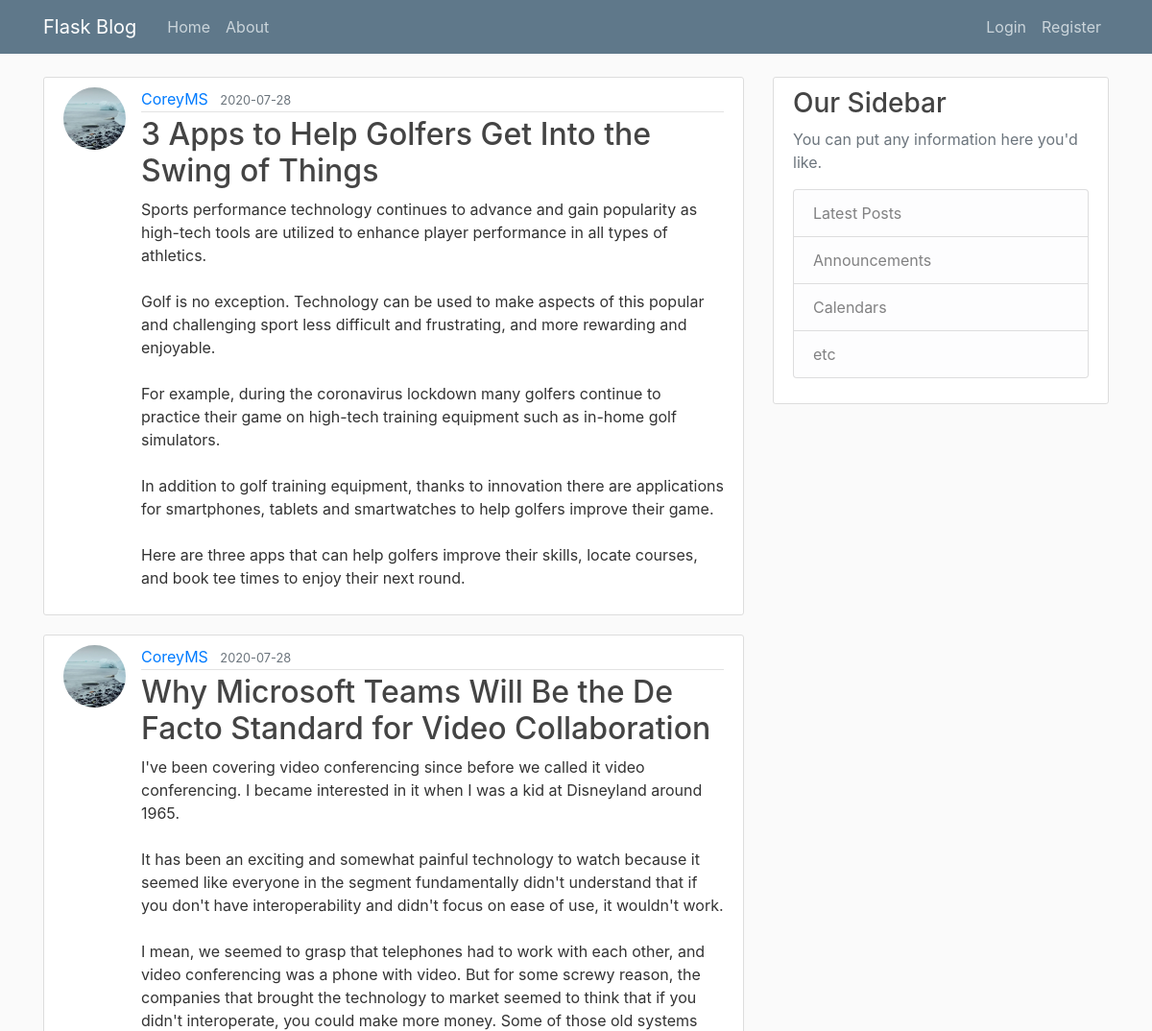
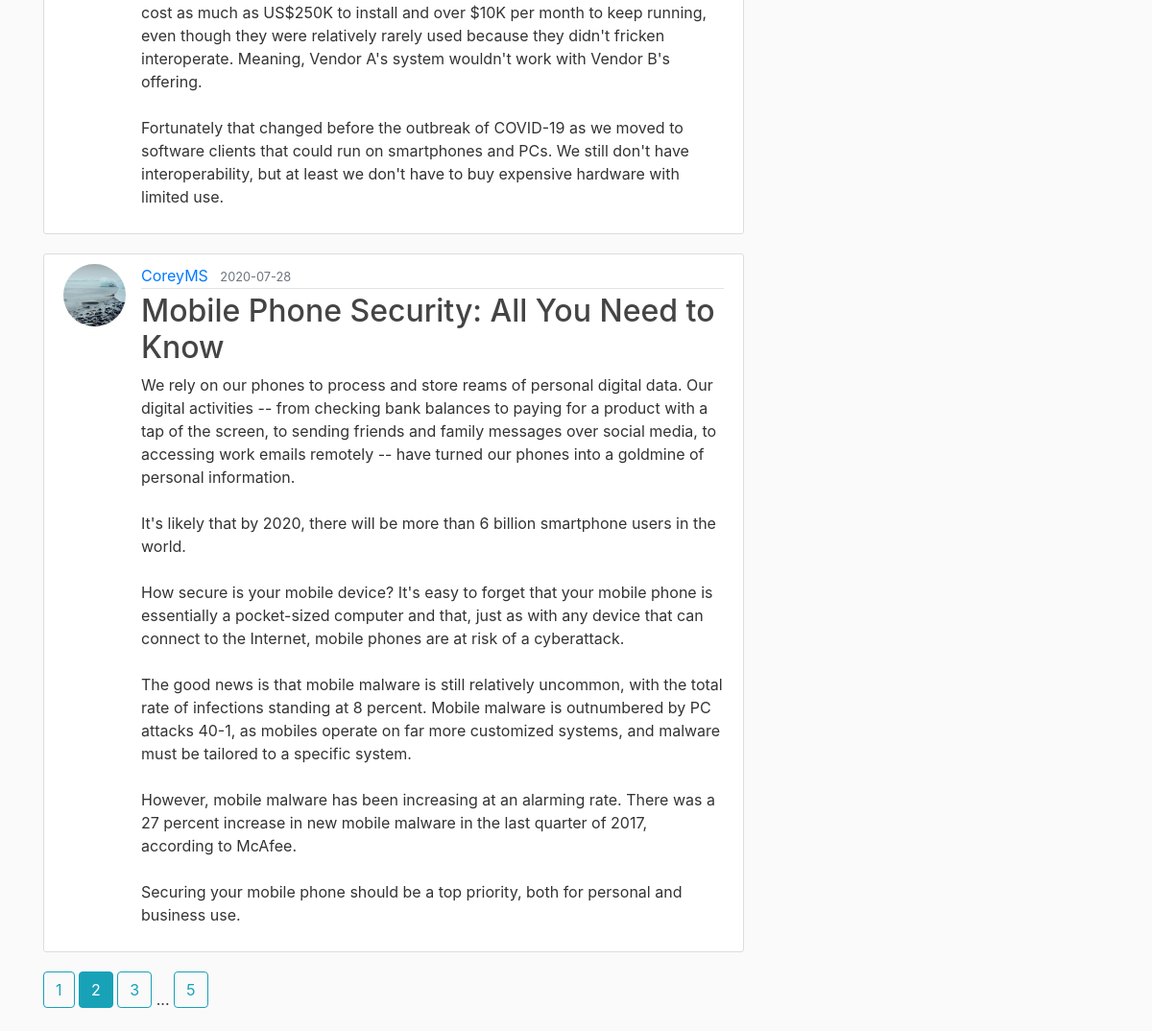
The page /home?page=2 on the database its author committed (2 pictures, top to bottom).
### flaskblog/models.py (models this page shows, shortened)
class Post(db.Model):
    id = db.Column(db.Integer, primary_key=True)
    title = db.Column(db.String(100), nullable=False)
    date_posted = db.Column(db.DateTime, nullable=False, default=datetime.utcnow)
    content = db.Column(db.Text, nullable=False)
    user_id = db.Column(db.Integer, db.ForeignKey('user.id'), nullable=False)

class User(db.Model, UserMixin):
    id = db.Column(db.Integer, primary_key=True)
    username = db.Column(db.String(20), unique=True, nullable=False)
    email = db.Column(db.String(120), unique=True, nullable=False)
    image_file = db.Column(db.String(120), nullable=False, default='default.jpg')
    password = db.Column(db.String(60), nullable=False)
    posts = db.relationship('Post', backref='author', lazy=True)

### flaskblog/main/routes.py (the view)
@main.route('/')
@main.route('/home')
def home():
    page = request.args.get('page', 1, type=int)
    posts = Post.query.order_by(Post.date_posted.desc()).paginate(page=page, per_page=3)
    return render_template('home.html', posts=posts)

### flaskblog/templates/home.html
{% extends "layout.html" %}
{% block content %}
  {% for post in posts.items %}
    <article class="media content-section">
      <img src="{{ url_for('static', filename='profile_pics/' + post.author.image_file) }}" alt="" class="rounded-circle article-img">
      <div class="media-body">
        <div class="article-metadata">
          <a class="mr-2" href="{{ url_for('users.user_posts', username=post.author.username) }}">{{ post.author.username }}</a>
          <small class="text-muted">{{ post.date_posted.strftime('%Y-%m-%d') }}</small>
        </div>
        <h2><a class="article-title" href="{{ url_for('posts.post', post_id=post.id) }}">{{ post.title }}</a></h2>
        <p class="article-content">{{ post.content }}</p>
      </div>
</article>
  {% endfor %}
  {% for page_num in posts.iter_pages(left_edge=1, right_edge=1, left_current=1, right_current=2) %}
    {% if page_num %}
      {% if posts.page == page_num %}
        <a class="btn btn-info mb-4" href="{{ url_for('main.home', page=page_num) }}">{{ page_num }}</a>
      {% else %}
        <a class="btn btn-outline-info mb-4" href="{{ url_for('main.home', page=page_num) }}">{{ page_num }}</a>
      {% endif %}
    {% else %}
      ...
    {% endif %}
  {% endfor %}
{% endblock content %}

### flaskblog/static/main.css (style rules this page uses)
body { background: #fafafa; color: #333333; margin-top: 5rem; }
h1, h2, h3, h4, h5, h6 { color: #444444; }
.content-section { background: #ffffff; padding: 10px 20px; border: 1px solid #dddddd; border-radius: 3px; margin-bottom: 20px; }
.article-title { color: #444444; }
.article-content { white-space: pre-line; }
.article-img { height: 65px; width: 65px; margin-right: 16px; }
.article-metadata { padding-bottom: 1px; margin-bottom: 4px; border-bottom: 1px solid #e3e3e3 }

### rows shown on the page
Post: image_file (picture), author.username "CoreyMS", date_posted "2020-07-28", title "3 Apps to Help Golfers Get Into the Swing of Things", content "Sports performance technology continues to advance and gain popularity as high-tech tools are utilized to enhance player performance in all types of athletics. Golf is no exception. Technology can be used to make aspects of this popular and challenging sport less difficult and frustrating, and more rewarding and enjoyable. For example, during the coronavirus lockdown many golfers continue to practice their game on high-tech training equipment such as in-home golf simulators. In addition to golf training equipment, thanks to innovation there are applications for smartphones, tablets and smartwatches to help golfers improve their game. Here are three apps that can help golfers improve their…"
Post: image_file (picture), author.username "CoreyMS", date_posted "2020-07-28", title "Why Microsoft Teams Will Be the De Facto Standard for Video Collaboration", content "I've been covering video conferencing since before we called it video conferencing. I became interested in it when I was a kid at Disneyland around 1965. It has been an exciting and somewhat painful technology to watch because it seemed like everyone in the segment fundamentally didn't understand that if you don't have interoperability and didn't focus on ease of use, it wouldn't work. I mean, we seemed to grasp that telephones had to work with each other, and video conferencing was a phone with video. But for some screwy reason, the companies that brought the technology to market seemed to think that if you didn't interoperate, you could make more money. Some of those old systems cost as…"
Post: image_file (picture), author.username "CoreyMS", date_posted "2020-07-28", title "Mobile Phone Security: All You Need to Know", content "We rely on our phones to process and store reams of personal digital data. Our digital activities -- from checking bank balances to paying for a product with a tap of the screen, to sending friends and family messages over social media, to accessing work emails remotely -- have turned our phones into a goldmine of personal information. It's likely that by 2020, there will be more than 6 billion smartphone users in the world. How secure is your mobile device? It's easy to forget that your mobile phone is essentially a pocket-sized computer and that, just as with any device that can connect to the Internet, mobile phones are at risk of a cyberattack. The good news is that mobile malware is…"

### other values the page prints
{{ page_num }} "1" "3" "5"
{{ page_num }} "2"
